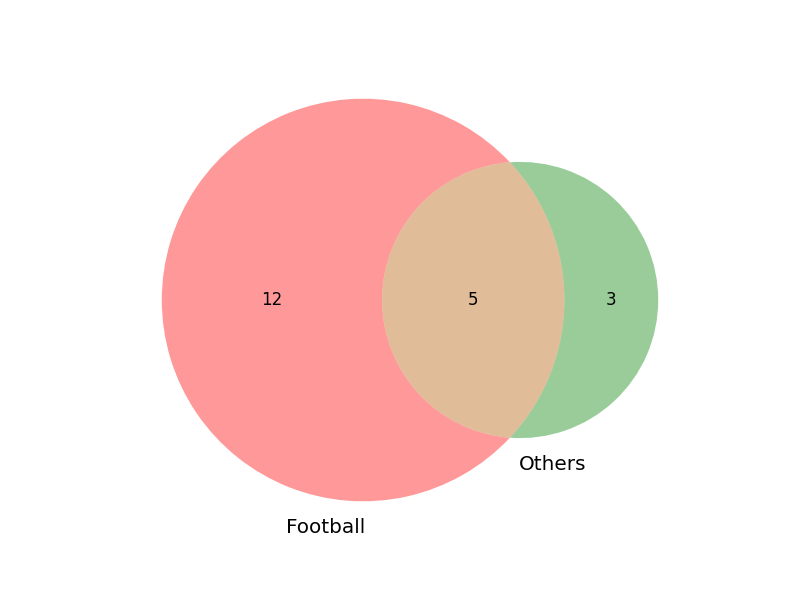

Write the Python code that produced this figure.
"""
venn_sports.py

Is football the favorite sport in my class too? Let's find out using a Venn diagram
"""

from sympy import FiniteSet
from matplotlib_venn import venn2
import matplotlib.pyplot as plt
import csv

def read_csv(filename):

    football = []
    others = []

    with open(filename) as f:
        reader = csv.reader(f)
        next(reader)
        for row in reader:
            if row[1] == '1':
                football.append(row[0])
            if row[2] == '1':
                others.append(row[0])

    return football, others


def draw_venn(f, o):
    venn2(subsets=(f, o), set_labels=('Football', 'Others'))
    #plt.show()
    plt.savefig('venn_sports.png')

if __name__ == '__main__':
    football, others = read_csv('sports.csv')
    f = FiniteSet(*football)
    o = FiniteSet(*others)
    draw_venn(f, o)
